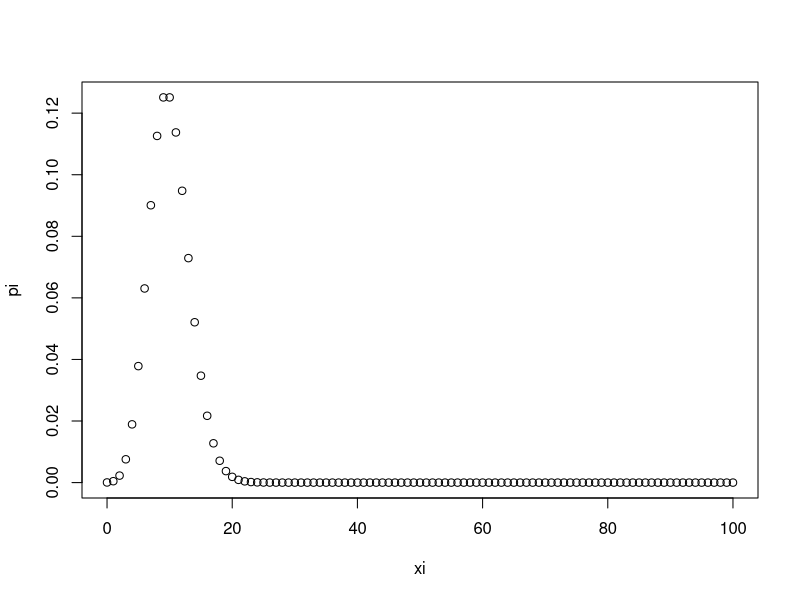

Recreate this plot in R.
#X-Liczba suksesow w okreslonym czasie , parametr lambda czestosc, intensywnosc  

n = 100 #teoretycznie nieskonczonosc
lambda=10 #czestosc intensywnosc


xi = 0:n
RPPois = data.frame(xi,pi = dpois(xi , lambda)) #rozklad prawdopodobenstwa "tabelka"
RPPois
plot(RPPois)

EX = lambda #wartosc oczekiwana
EX

D2X = lambda #wariancja
D2X


#zadanie 2 prawdopodobienstow awarii aparatury doswaidczalnej w jedynm doswaiczeniu  wynosi 0.1 
#doswiadczenia mozna prowprowadzac dowolna liczbe razy
#obliczyc prawdopodobienstwo ze pierwsza awaria zdarzy sie 
#A- w 5 doswiadczeniu 
# B -nie wczesniej niz w 3 doswiadczeniu
# prawdopodobienstwo ze pierewsza awaria zdarzy sie nie pozniej niz w k-tym doswaidczeniu wynosi 0.8 wyznaczyc "K"



#P(X=1)  w punkcie :sukces w piatym doswiadczeniu to 4 porazki
a=3
PA=dpois(a,lambda)
PA
#P(X<=b)=F(b) 
b=1
PB=ppois(b,lambda)
PB

#P(X>c)=1-P(X<=c)=1-F(c)  P(X>=4)=P(X>3)=1-F(3) sukces nie wczesniej niz w 3 doswiadczeniu , czyli 2,3,4,5.... poraze
#P(X>=2)=P(X>1)=1-F(1)

c=3
PC=1-ppois(c,lambda)
PC

#P(d<X<=e)=P(X<=e)-P(X<=d)=F(e)-F(d)  d<e  P(1<=X<=4)=P(0<X<=4)

d=0
e=4
PD=ppois(e,lambda)-ppois(d,lambda)
PD


#kwantyl - "z prawdopodobienstwa p1 uzyskam nie wiecej niz k sukcesow"

p1=0.75
k=qpois(p1,lambda)
k+1 #sukces w k+1, bo k-porazek

